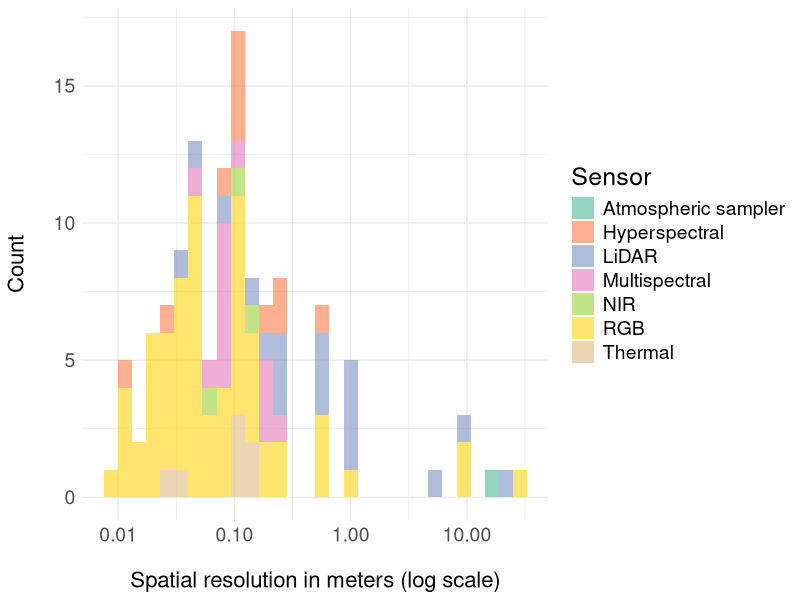
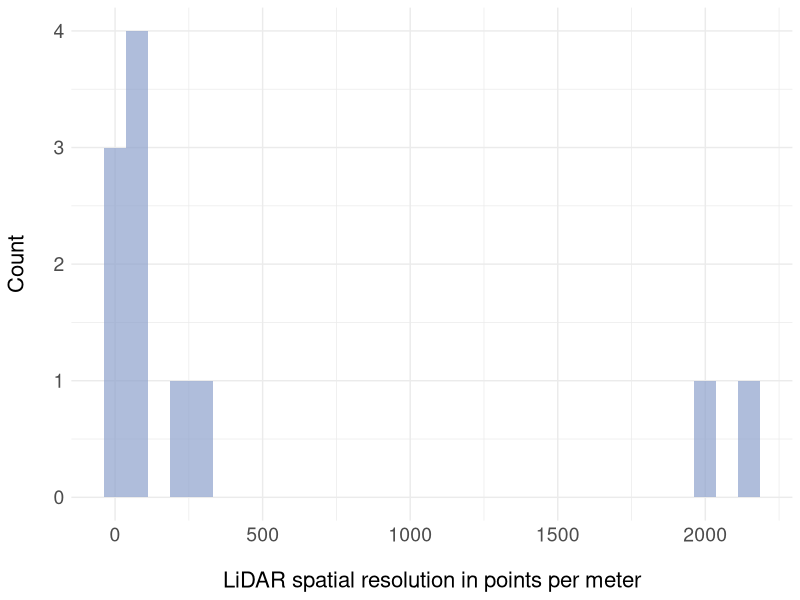
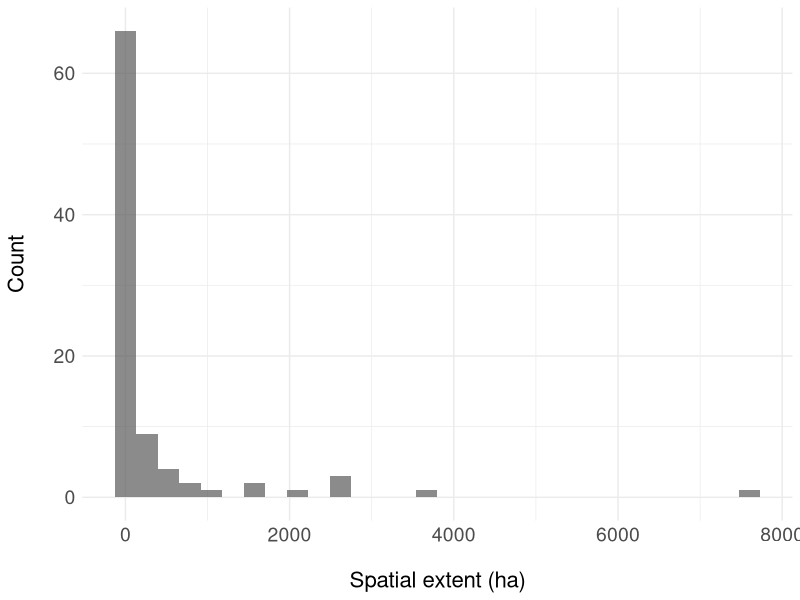
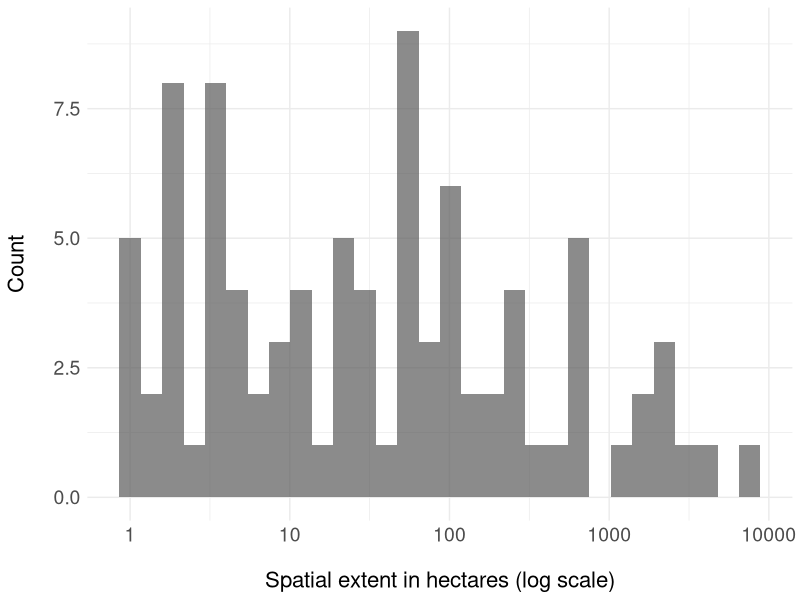

R code for these plots, in order:
## ---- chunk 1
library(dplyr)
library(tidyr)
library(stringr)
library(purrr)
library(ggplot2)

data <- read.csv("data/data_extraction.csv")
## ---- chunk 2
cols_keep <- c("Study.ID", 
               "Country.of.study",
               "Country.of.first.author.s.affiliation",
               "Climatic.zone",
               "Ecosystem.Type",
               "UAV.Platform.Type",
               "Sensor.Type",
               "spatial_resolution_clean",
               "spatial_extent_clean",
               "Research.topic"
)

data <- data %>%
  select(all_of(cols_keep)) %>%
  rename(
    study_ID = Study.ID,
    country_study = Country.of.study,
    country_author = Country.of.first.author.s.affiliation,
    climate = Climatic.zone,
    ecosystem = Ecosystem.Type,
    platform = UAV.Platform.Type,
    sensor = Sensor.Type,
    spatial_resolution = spatial_resolution_clean,
    spatial_extent = spatial_extent_clean,
    topic = Research.topic
  )
## ---- chunk 3
# Count studies by study location
study_country_counts <- data %>%
  separate_rows(country_study, sep = ",") %>%
  mutate(country = str_trim(country_study)) %>%
  distinct(study_ID, country) %>%
  count(country, name = "n_studies_in_country")

# Count studies by first author affiliation
author_country_counts <- data %>%
  separate_rows(country_author, sep = ",") %>%
  mutate(country = str_trim(country_author)) %>%
  distinct(study_ID, country) %>%
  count(country, name = "n_studies_by_author_country")

# Join into one table
country_counts <- full_join(
  study_country_counts,
  author_country_counts,
  by = "country"
) %>%
  replace_na(list(
    n_studies_in_country = 0,
    n_studies_by_author_country = 0
  )) %>%
  arrange(
    desc(n_studies_in_country),
    desc(n_studies_by_author_country)
  )

# write.csv(country_counts,
#           file = "output/country_counts.csv",
#           row.names = FALSE)
## ---- chunk 4
ecosystem_counts <- data %>%
  separate_rows(ecosystem, sep = ",") %>%
  mutate(ecosystem = str_trim(ecosystem)) %>%
  distinct(study_ID, ecosystem) %>%
  count(ecosystem, name = "n_studies") %>%
  arrange(desc(n_studies))

# write.csv(ecosystem_counts,
#           file = "output/ecosystem_counts.csv",
#           row.names = FALSE)
## ---- chunk 5
platform_counts <- data %>%
  separate_rows(platform, sep = ",") %>%
  mutate(platform = str_trim(platform)) %>%
  filter(platform != "not reported") %>%    # remove 'not reported'
  distinct(study_ID, platform) %>%
  count(platform, name = "n_studies") %>%
  arrange(desc(n_studies))

# write.csv(platform_counts,
#           file = "output/platform_counts.csv",
#           row.names = FALSE)
## ---- chunk 6
sensor_counts <- data %>%
  separate_rows(sensor, sep = ",") %>%
  mutate(sensor = str_trim(sensor)) %>%
  filter(sensor != "not reported") %>% # remove not reported
  distinct(study_ID, sensor) %>%
  count(sensor, name = "n_studies") %>%
  arrange(desc(n_studies))

# write.csv(sensor_counts,
#           file = "output/sensor_counts.csv",
#           row.names = FALSE)
## ---- chunk 7
topic_counts <- data %>%
  separate_rows(topic, sep = ",") %>%
  mutate(topic = str_trim(topic)) %>%
  filter(topic != "") %>%
  distinct(study_ID, topic) %>%
  count(topic, name = "n_studies") %>%
  arrange(desc(n_studies))

# fix misspellings
topic_counts <- topic_counts %>%
  mutate(topic = case_when(
    topic %in% c("Plant physiological performance", 
                 "Plany physiological performance") ~ 
      "Plant physiological performance",
    topic %in% c("Carbon/nutrient fluxes", 
                 "Carbon and nutrient fluxes") ~ 
      "Carbon/nutrient fluxes",
    TRUE ~ topic
  )) %>%
  group_by(topic) %>%
  summarise(n_studies = sum(n_studies), .groups = "drop") %>%
  arrange(desc(n_studies))

# write.csv(topic_counts,
#           file = "output/topic_counts.csv",
#           row.names = FALSE)
## ---- chunk 8
spatial_data <- data %>%
  filter(!is.na(spatial_resolution),
         spatial_resolution != "")
## ---- chunk 9
spatial_data <- spatial_data %>%
  mutate(
    sensor = str_split(sensor, ","),
    spatial_resolution = str_split(spatial_resolution, ",")
  ) %>%
  mutate(
    paired = map2(sensor, spatial_resolution, \(s, r) {
      s <- str_trim(s)
      r <- str_trim(r)

      n <- max(length(s), length(r))
      s <- c(s, rep(NA, n - length(s)))
      r <- c(r, rep(NA, n - length(r)))

      tibble(sensor = s, spatial_resolution = r)
    })
  ) %>%
  select(-sensor, -spatial_resolution) %>%
  unnest(paired)
## ---- chunk 10
spatial_data <- spatial_data %>%
  filter(
    !is.na(spatial_resolution),
    spatial_resolution != "",
    str_to_upper(str_trim(spatial_resolution)) != "NA"
  )
## ---- chunk 11
spatial_data <- spatial_data %>%
  separate(
    spatial_resolution,
    into = c("spatial_resolution", "resolution_units"),
    sep = "\\s+",
    extra = "merge",
    fill = "right"
  )
## ---- chunk 12
spatial_data_no_ppm <- spatial_data %>%
  filter(!str_to_lower(resolution_units) %in% "ppm")

# and here making a separate df just with ppm
spatial_data_ppm <- spatial_data %>%
  filter(str_to_lower(resolution_units) == "ppm")
## ---- chunk 13
# make numeric, capitalize sensor column for histogram
spatial_data_no_ppm <- spatial_data_no_ppm %>%
  mutate(spatial_resolution = as.numeric(spatial_resolution)) %>%
  rename(Sensor = sensor)
  
spatial_hist <- ggplot(spatial_data_no_ppm, 
                       aes(x = spatial_resolution, fill = Sensor)) +
  geom_histogram(position = "stack", alpha = 0.7, bins = 30) +
  scale_x_log10() +
  labs(
    x = "Spatial resolution in meters (log scale)",
    y = "Count"
  ) +
  theme_minimal() +
  theme(
    axis.title = element_text(size = 18),
    axis.text  = element_text(size = 14),
    legend.title = element_text(size = 18),
    legend.text  = element_text(size = 14)
  ) +
  scale_fill_brewer(palette = "Set2")

# increase space between title and axes
spatial_hist <- spatial_hist +
  theme(
    axis.title.x = element_text(
      size = 16,
      margin = margin(t = 18)   # space above x title
    ),
    axis.title.y = element_text(
      size = 16,
      margin = margin(r = 18)   # space to right of y title
    ),
    axis.text = element_text(size = 14)
  )

spatial_hist

# ggsave(
#   filename = "output/spatial_resolution_histogram.png",
#   plot = spatial_hist, width = 8, height = 6, units = "in", dpi = 300)
## ---- chunk 14
# make numeric
spatial_data_ppm <- spatial_data_ppm %>%
  mutate(spatial_resolution = as.numeric(spatial_resolution))

spatial_hist_ppm <- ggplot(spatial_data_ppm, 
                           aes(x = spatial_resolution)) +
  geom_histogram(
    position = "stack",
    alpha = 0.7,
    bins = 30,
    fill = "#8DA0CB"
  ) +
  labs(
    x = "LiDAR spatial resolution in points per meter",
    y = "Count"
  ) +
  theme_minimal() +
    theme(
    axis.title = element_text(size = 18),
    axis.text  = element_text(size = 14)
  )

# increase space between title and axes
spatial_hist_ppm <- spatial_hist_ppm +
  theme(
    axis.title.x = element_text(
      size = 16,
      margin = margin(t = 18)   # space above x title
    ),
    axis.title.y = element_text(
      size = 16,
      margin = margin(r = 18)   # space to right of y title
    ),
    axis.text = element_text(size = 14)
  )

spatial_hist_ppm

# ggsave(
#   filename = "output/spatial_resolution_histogram_ppm.png",
#   plot = spatial_hist_ppm, width = 8, height = 6, units = "in", dpi = 300)
## ---- chunk 15
# Filter out empty or NA values, separate extent into units
spatial_data_extent <- data %>%
  filter(!is.na(spatial_extent), spatial_extent != "") %>%
  separate(
    col = spatial_extent,
    into = c("spatial_extent", "extent_units"),
    sep = " ",
    convert = TRUE   # automatically converts numeric part to numeric
  )
## ---- chunk 16
spatial_data_extent <- spatial_data_extent %>%
  mutate(
    extent_ha = case_when(
      extent_units == "m2"  ~ spatial_extent / 10000,    # 1 ha = 10,000 m²
      extent_units == "km2" ~ spatial_extent * 100,      # 1 km² = 100 ha
      extent_units == "ha"  ~ spatial_extent,            # already in ha
      TRUE ~ NA_real_                                           # catch any other units
    )
  )
## ---- chunk 17
# Create histogram for spatial extent in hectares
spatial_extent_hist <- ggplot(spatial_data_extent, 
                              aes(x = extent_ha)) +
  geom_histogram(
    position = "stack",
    alpha = 0.7,
    bins = 30) +
  labs(
    x = "Spatial extent (ha)",
    y = "Count"
  ) +
  theme_minimal() +
  theme(
    axis.title = element_text(size = 18),
    axis.text  = element_text(size = 14)
  ) +
  theme(
    axis.title.x = element_text(
      size = 16,
      margin = margin(t = 18)   # space above x title
    ),
    axis.title.y = element_text(
      size = 16,
      margin = margin(r = 18)   # space to right of y title
    ),
    axis.text = element_text(size = 14)
  )

spatial_extent_hist
# ggsave(
#   filename = "output/spatial_extent_histogram.png",
#   plot = spatial_extent_hist, width = 8, height = 6, units = "in", dpi = 300)
## ---- chunk 18
spatial_extent_hist_log <- ggplot(spatial_data_extent, 
                              aes(x = extent_ha + 1)) +
  geom_histogram(
    position = "stack",
    alpha = 0.7,
    bins = 30) +
  scale_x_log10() +
  labs(
    x = "Spatial extent in hectares (log scale)",
    y = "Count"
  ) +
  theme_minimal() +
  theme(
    axis.title = element_text(size = 18),
    axis.text  = element_text(size = 14)
  ) +
  theme(
    axis.title.x = element_text(
      size = 16,
      margin = margin(t = 18)   # space above x title
    ),
    axis.title.y = element_text(
      size = 16,
      margin = margin(r = 18)   # space to right of y title
    ),
    axis.text = element_text(size = 14)
  )

spatial_extent_hist_log
# ggsave(
#   filename = "output/log_spatial_extent_histogram.png",
#   plot = spatial_extent_hist_log, width = 8, height = 6, units = "in", dpi = 300)
